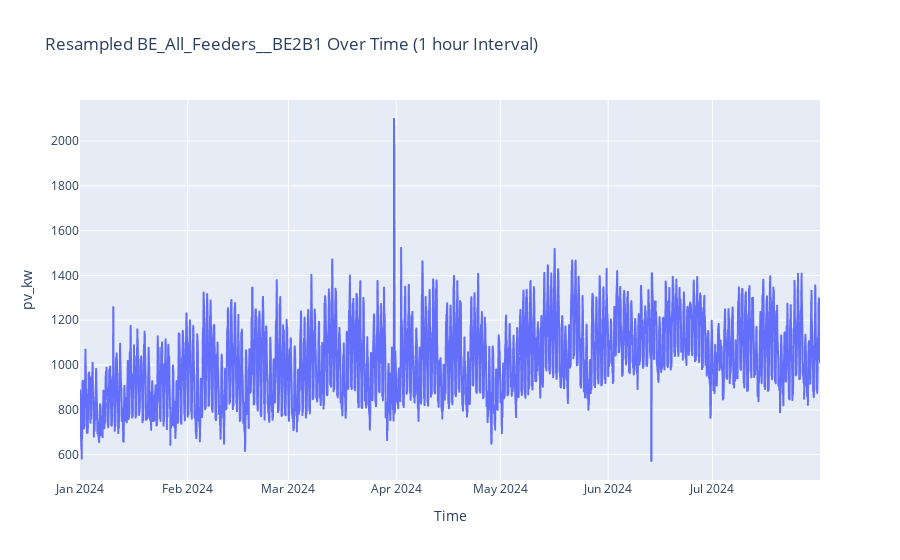

Notebook source saved alongside this figure:
### Code cell
plot_1(df_resampled,extracted)  ##2

### Figure 1 — Plotly figure (JSON) as saved in the notebook; plotly's stock layout.template omitted (floating-point values rounded to 4 significant figures; data arrays with more than 128 entries replaced by an {"elided": "..."} marker saying what was removed)
{"data": [{"hovertemplate": "Time=%{x}<br>pv_kw=%{y}<extra></extra>", "legendgroup": "", "line": {"color": "#636efa", "dash": "solid"}, "marker": {"symbol": "circle"}, "mode": "lines", "name": "", "showlegend": false, "type": "scattergl", "x": {"elided": "5112 str values"}, "xaxis": "x", "y": {"elided": "5112 float values"}, "yaxis": "y"}], "layout": {"autosize": true, "legend": {"tracegroupgap": 0}, "title": {"text": "Resampled BE_All_Feeders__BE2B1 Over Time (1 hour Interval)"}, "xaxis": {"anchor": "y", "autorange": true, "domain": [0, 1], "range": ["2024-01-01", "2024-07-31 23:00"], "title": {"text": "Time"}, "type": "date"}, "yaxis": {"anchor": "x", "autorange": true, "domain": [0, 1], "range": [486.7, 2183.0], "title": {"text": "pv_kw"}, "type": "linear"}}}
